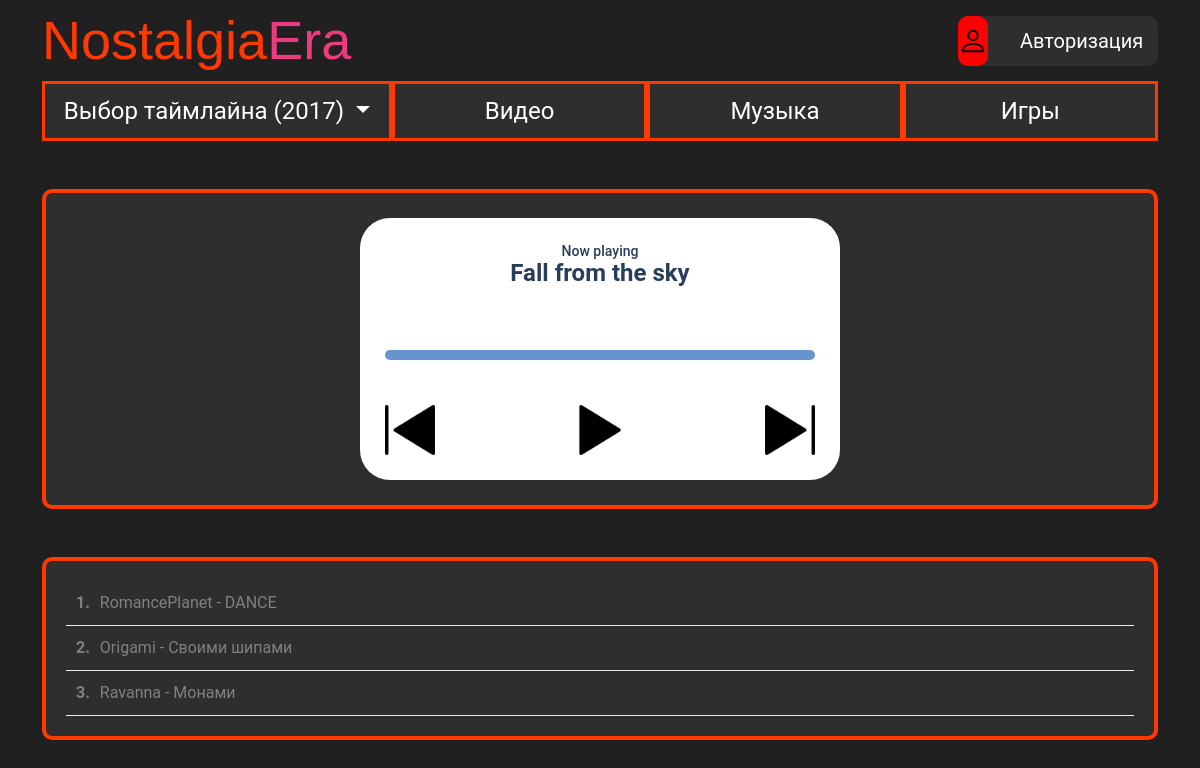
/music/, run on an earlier commit of the app's database.
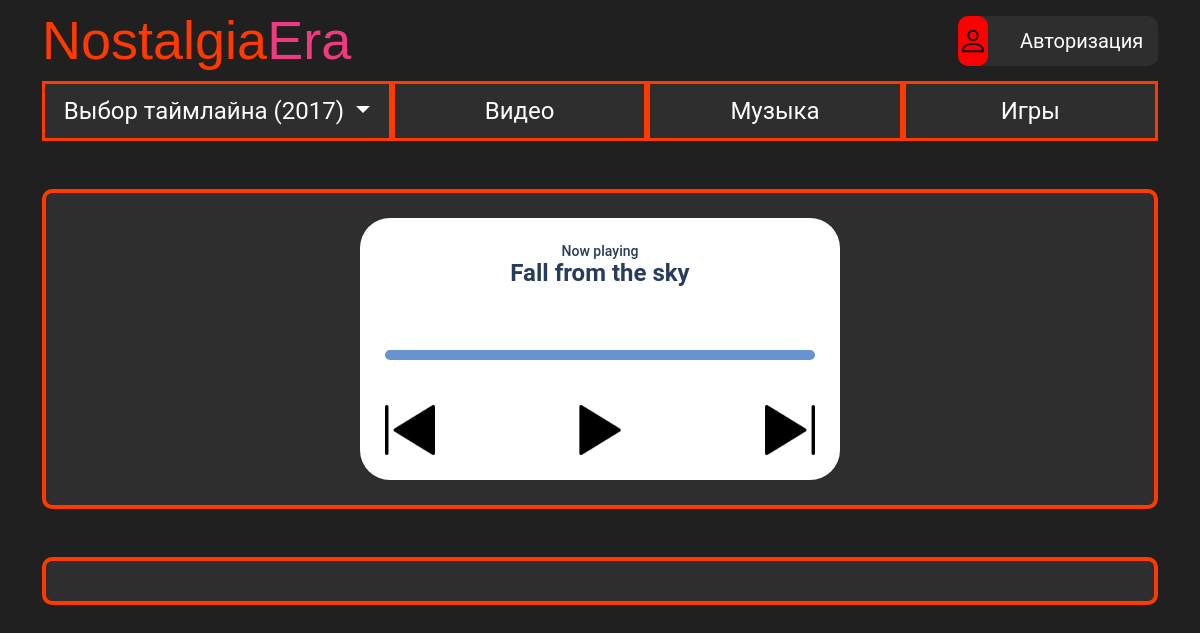
And on a later commit of the database.
### music/models.py (models this page shows, shortened)
class Track(models.Model):
    year = models.ForeignKey(YearFilter, related_name='products', on_delete=models.CASCADE, null=True)
    title = models.CharField(max_length=255)
    file = models.FileField(upload_to='tracks/')  # путь к аудиофайлу
    order = models.PositiveIntegerField(default=0, blank=True)  # порядок воспроизведения, если нужно
    class Meta:
        verbose_name = 'Добавление музыки'

### music/views.py (the view)
# urls.py: path('', music_list, name='musics_index'),
def music_list(request, year_slug=None):
    if not year_slug:
        year_slug = getattr(request, 'global_year_slug', '2017')
    year = get_object_or_404(YearFilter, slug=year_slug)
    musics = Track.objects.filter(year=year)
    return render(request, "music/index.html", {
        "musics": musics,
        'year': year,
        'selected_year': year_slug  # для совместимости
    })

### mysite/context_processors.py (called while the page is built)
def global_year_filter(request):
    return {
        'global_year': getattr(request, 'global_year', '2017'),
        'global_year_slug': getattr(request, 'global_year_slug', '2017'),
        'available_years': [
            {'value': '2017', 'name': '2017'},
            {'value': '2007', 'name': '2007'},
            {'value': '1997', 'name': '1997'},
        ]
    }

### music/templates/music/index.html (shortened to what this page needs)
{% extends 'layouts/base.html' %}
{% load static %}
{% block content %}
<div class="container">
    <div class="row">
        <div class="col col-xl-12 mt-5">
            <div class="wrapper">
                <div class="player" data-year="{{ year.slug }}">
                    <div class="title">Now playing</div>
                    <div class="song">Fall from the sky</div>
                    <div class="progress_container">
                    </div>
                    <div class="buttons-player">
                        <div class="btn-prev"> <img class="btn-player" src='{% static "icons/prev.png" %}' alt="prevpng"></div>
                        <div class="btn-play"><img class="btn-player img_src" src='{% static "icons/play.png" %}' alt="playpng"></div>
                        <div class="btn-next"><img class="btn-player" src='{% static "icons/next.png" %}' alt="nextpng"></div>
                    </div>
                </div>
            </div>
        </div>
    </div>
</div>
<div class="container">
    <div class="row">
        <div class="col col-xl-12 mt-5">
            <div class="track-list">
                {% for music in musics %}
                    <div class="track-item" data-index="{{ forloop.counter0 }}">
                        <span class="track-number"> {{ forloop.counter }}.</span>
                        <span class="track-title">{{ music.title }}</span>
                    </div>
                {% endfor %}
            </div>
        </div>
    </div>
</div>
{% endblock %}

What changed in the data, as far as the page shows it:
removed Track: title "RomancePlanet - DANCE"
removed Track: title "Origami - Своими шипами"
removed Track: title "Ravanna - Монами"
